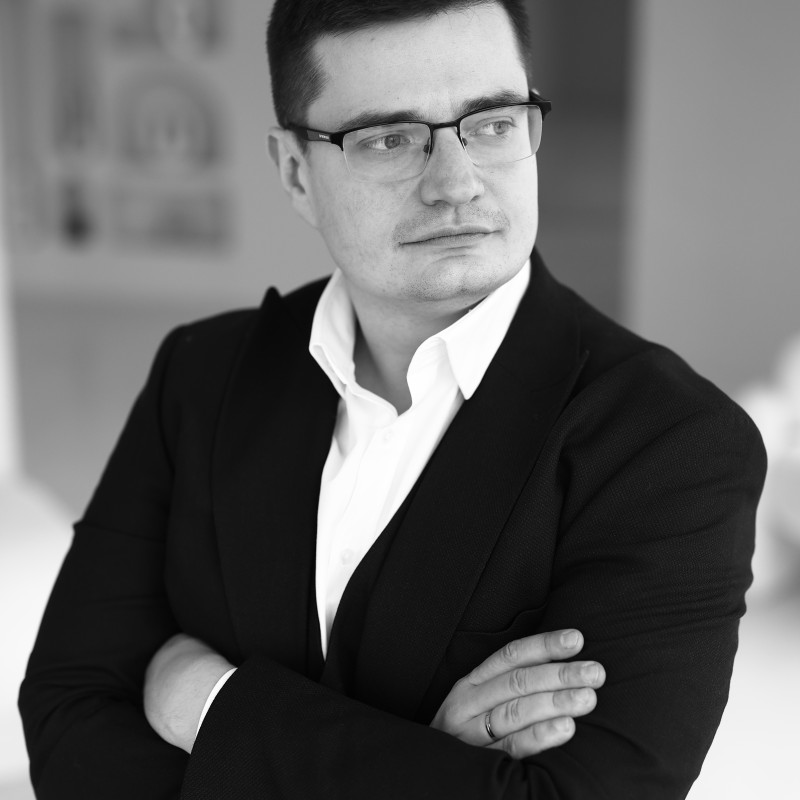
#> input picture brand-assets/portrait/sergiy-belyakov-800.png, 800 x 800 px
$ python make_portrait.py
#> lines starting #> are read from the running program, lines starting #| are printed output that depends on the picture
"""Портрет для сторінки «Про мене» і блоку «Про мене» на головній.

Джерело: brand-assets/portrait/sergiy-belyakov-800.png, чорно-біле фото 800×800 з профілю LinkedIn
(знято піксель у піксель, без втрат). Скрипт робить із нього два файли в site/assets/:

  sergiy-belyakov.webp          портрет під темний сайт: світлий фон фото стає м'яким світлом за головою,
                                тіні зведено до кольору сторінки, краї розчиняються (прозорість).
                                Стоїть у першому екрані /sergiy-belyakov/, у блоці на головній і на прев'ю сторінки.
  sergiy-belyakov-portrait.jpg  звичайний квадратний портрет для структурованих даних (schema.org Person).

Щоб замінити фото: покладіть нове квадратне 800×800 замість джерела і запустіть скрипт. Числа нижче
підібрано під це фото (обличчя вгорі по центру, темний піджак, волосся впритул до верхнього краю),
для іншого кадру їх треба переглянути: центр світла, ширину розчинення країв і смугу над головою.

Запуск: python scripts/make_portrait.py
"""
from __future__ import annotations

from pathlib import Path

import numpy as np
from PIL import Image

ROOT = Path(__file__).resolve().parent.parent
SRC = ROOT / "brand-assets" / "portrait" / "sergiy-belyakov-800.png"
OUT = ROOT / "site" / "assets"

BG = np.array([5, 7, 10], np.float32) / 255.0        # фон сторінки #05070a
HI = np.array([240, 243, 247], np.float32) / 255.0   # холодний білий, близький до --text-high


def smooth(e0: float, e1: float, x: np.ndarray) -> np.ndarray:
    t = np.clip((x - e0) / (e1 - e0), 0.0, 1.0)
    return t * t * (3.0 - 2.0 * t)


def main() -> int:
    src = Image.open(SRC).convert("L")
#> src is the input picture: PIL image 800x800 L; min 0, max 255, mean 98.7
    if src.size != (800, 800):
        raise SystemExit(f"очікую фото 800×800, отримав {src.size}")
    g = np.asarray(src).astype(np.float32) / 255.0
    h, w = g.shape
#> h = 800; w = 800
    yy, xx = np.mgrid[0:h, 0:w].astype(np.float32)

    # 1. Світло спадає від обличчя: яскравий фон фото стає м'яким світінням за головою,
    #    а не білим прямокутником на темній сторінці.
    dist = np.sqrt(((xx - 432) / 500) ** 2 + ((yy - 262) / 560) ** 2)
    lum = np.clip(g, 0.0, 1.0) ** 1.05 * (1.0 - 0.80 * smooth(0.30, 1.08, dist))
#> in smooth, `t = np.clip((x - e0) / (e1 - e0), 0.0, 1.0)`:
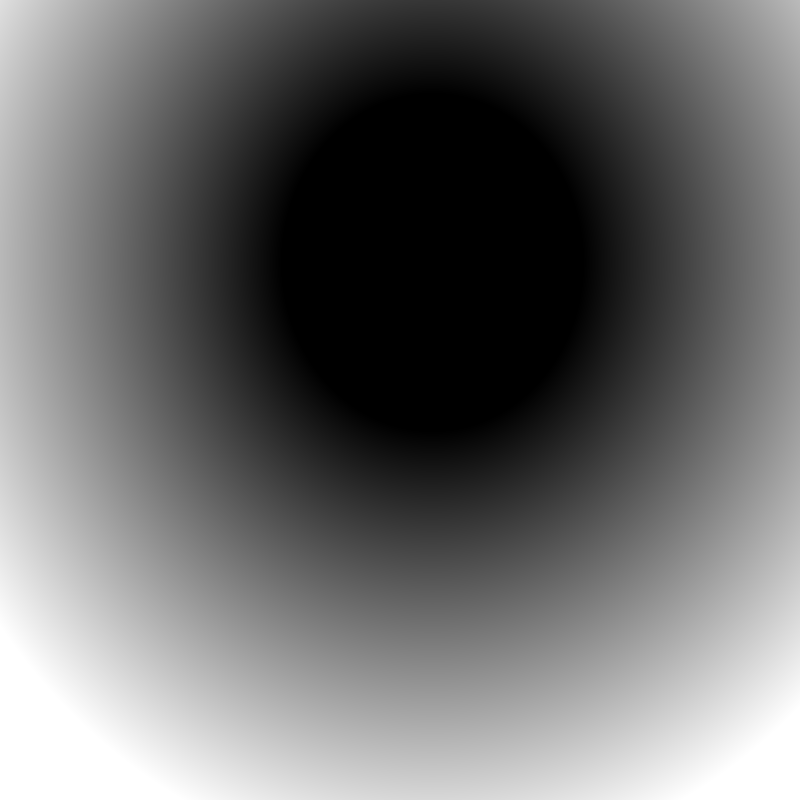
#> t: shape (800, 800) float32; min 0, max 1, mean 0.422
#> in smooth, `return t * t * (3.0 - 2.0 * t)`:
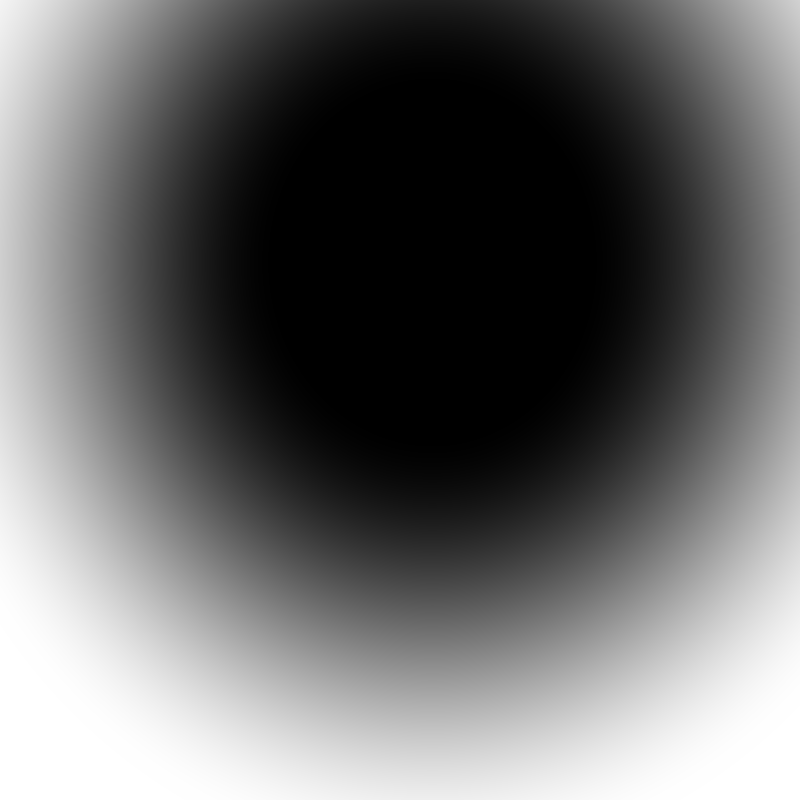
#> returned value: shape (800, 800) float32; min 0, max 1, mean 0.416
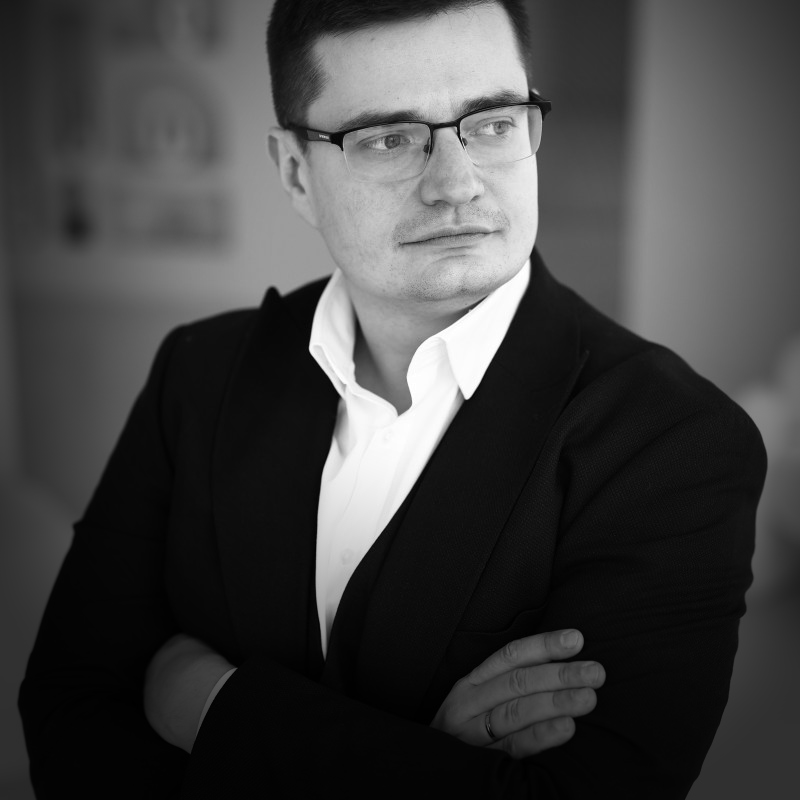
#> lum: shape (800, 800) float32; min 0, max 1, mean 0.261

    # 2. Два тони з палітри сайту: чорна точка збігається з фоном сторінки, світле стає холодним білим.
    rgb = BG[None, None, :] + (HI - BG)[None, None, :] * lum[..., None]

    # 3. Краї розчиняються. Піджак майже чорний, тож рамки у фігури немає.
    #    Кадр зрізає маківку, тому над (темним) волоссям смуга розчинення коротка, а збоку від голови довга:
    #    світло фону замикається над головою дугою, а не рівним верхнім краєм.
    left = smooth(0.0, 150.0, xx)
    right = smooth(0.0, 150.0, (w - 1) - xx)
    over_head = smooth(225.0, 300.0, xx) * (1.0 - smooth(530.0, 605.0, xx))
    top = smooth(0.0, 34.0 + 150.0 * (1.0 - over_head), yy)
    bottom = 1.0 - smooth(0.80, 1.0, yy / (h - 1))
    alpha = left * right * top * bottom

    OUT.mkdir(parents=True, exist_ok=True)
    rgba = np.dstack([rgb, alpha[..., None]])
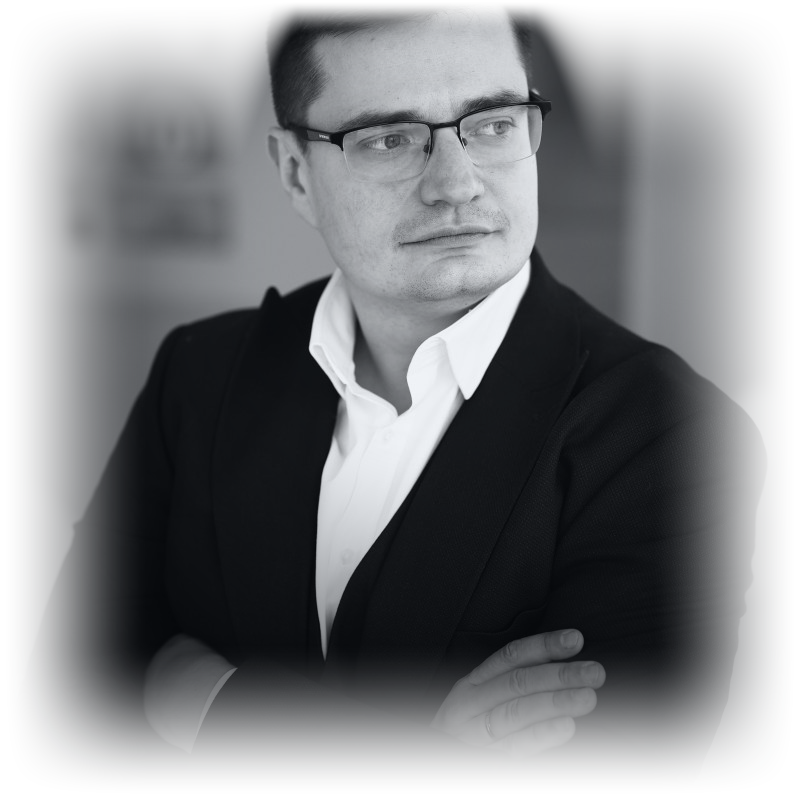
#> rgba: shape (800, 800, 4) float32; mean of channels 0, 1, 2, 3 0.26, 0.269, 0.282, 0.672; transparent parts drawn white
    toned = Image.fromarray((rgba * 255.0 + 0.5).clip(0, 255).astype(np.uint8), "RGBA")
    toned.save(OUT / "sergiy-belyakov.webp", "WEBP", quality=88, method=6, alpha_quality=92)
    src.convert("RGB").save(OUT / "sergiy-belyakov-portrait.jpg", "JPEG", quality=88, optimize=True, progressive=True)

    for name in ("sergiy-belyakov.webp", "sergiy-belyakov-portrait.jpg"):
        p = OUT / name
        print(f"site/assets/{name}: {Image.open(p).size[0]}×{Image.open(p).size[1]}, {p.stat().st_size / 1024:.1f} КБ")
    return 0


if __name__ == "__main__":
    raise SystemExit(main())
#> (the program exits here)
